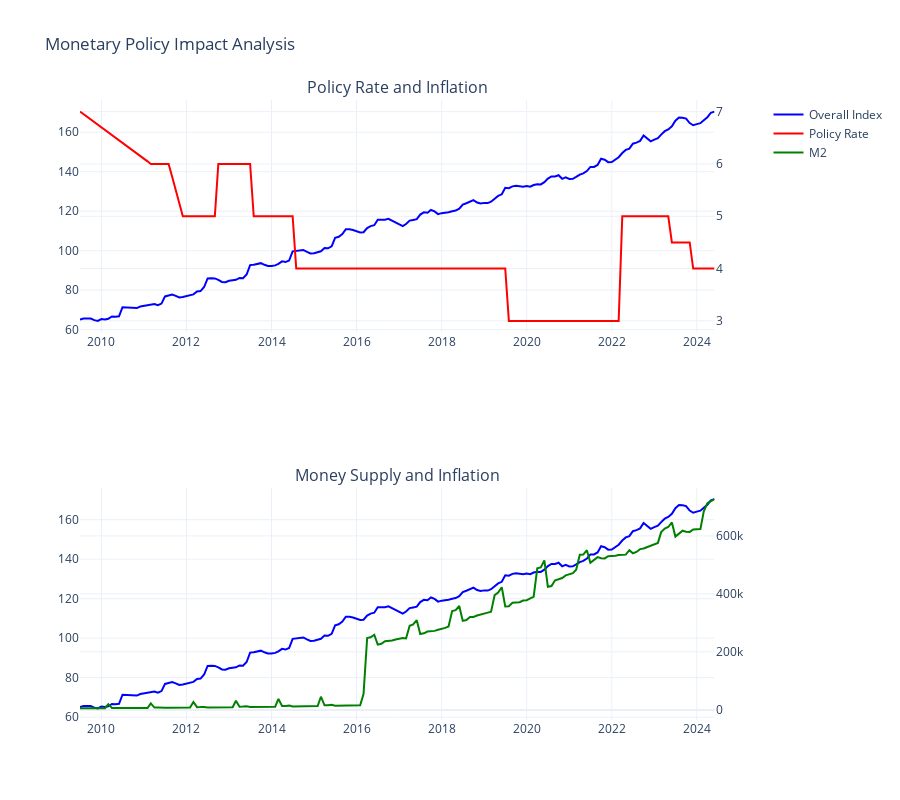

Notebook source saved alongside this figure:
### Code cell
# 6. Plot Policy Impact
def plot_policy_impact():
    """Plot policy impact analysis using plotly"""
    fig = make_subplots(
        rows=2, cols=1,
        subplot_titles=['Policy Rate and Inflation', 'Money Supply and Inflation'],
        specs=[[{"secondary_y": True}], [{"secondary_y": True}]]
    )
    
    # Policy rate and inflation
    fig.add_trace(
        go.Scatter(
            x=df.index, 
            y=df['overall_index'],
            name='Overall Index',
            line=dict(color='blue')
        ),
        secondary_y=False,
        row=1, col=1
    )
    
    fig.add_trace(
        go.Scatter(
            x=df.index, 
            y=df['policy_rate'],
            name='Policy Rate',
            line=dict(color='red')
        ),
        secondary_y=True,
        row=1, col=1
    )
    
    # Money supply and inflation
    fig.add_trace(
        go.Scatter(
            x=df.index, 
            y=df['overall_index'],
            name='Overall Index',
            line=dict(color='blue'),
            showlegend=False
        ),
        secondary_y=False,
        row=2, col=1
    )
    
    fig.add_trace(
        go.Scatter(
            x=df.index, 
            y=df['broad_money_m2'],
            name='M2',
            line=dict(color='green')
        ),
        secondary_y=True,
        row=2, col=1
    )
    
    fig.update_layout(
        height=800,
        title_text="Monetary Policy Impact Analysis",
        template="plotly_white",
        showlegend=True
    )
    
    fig.show()

plot_policy_impact()

### Figure 1 — Plotly figure (JSON) as saved in the notebook; plotly's stock layout.template omitted (floating-point values rounded to 4 significant figures; data arrays with more than 128 entries replaced by an {"elided": "..."} marker saying what was removed)
{"data": [{"line": {"color": "blue"}, "name": "Overall Index", "type": "scatter", "x": {"elided": "180 str values"}, "xaxis": "x", "y": {"elided": "180 float values"}, "yaxis": "y"}, {"line": {"color": "red"}, "name": "Policy Rate", "type": "scatter", "x": {"elided": "180 str values"}, "xaxis": "x", "y": {"elided": "180 float values"}, "yaxis": "y2"}, {"line": {"color": "blue"}, "name": "Overall Index", "showlegend": false, "type": "scatter", "x": {"elided": "180 str values"}, "xaxis": "x2", "y": {"elided": "180 float values"}, "yaxis": "y3"}, {"line": {"color": "green"}, "name": "M2", "type": "scatter", "x": {"elided": "180 str values"}, "xaxis": "x2", "y": {"elided": "180 float values"}, "yaxis": "y4"}], "layout": {"annotations": [{"font": {"size": 16}, "showarrow": false, "text": "Policy Rate and Inflation", "x": 0.47, "xanchor": "center", "xref": "paper", "y": 1, "yanchor": "bottom", "yref": "paper"}, {"font": {"size": 16}, "showarrow": false, "text": "Money Supply and Inflation", "x": 0.47, "xanchor": "center", "xref": "paper", "y": 0.375, "yanchor": "bottom", "yref": "paper"}], "height": 800, "showlegend": true, "title": {"text": "Monetary Policy Impact Analysis"}, "xaxis": {"anchor": "y", "domain": [0, 0.94]}, "xaxis2": {"anchor": "y3", "domain": [0, 0.94]}, "yaxis": {"anchor": "x", "domain": [0.625, 1]}, "yaxis2": {"anchor": "x", "overlaying": "y", "side": "right"}, "yaxis3": {"anchor": "x2", "domain": [0, 0.375]}, "yaxis4": {"anchor": "x2", "overlaying": "y3", "side": "right"}}}
